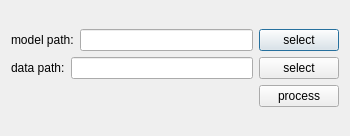
<?xml version="1.0" encoding="UTF-8"?>
<ui version="4.0">
 <class>SSIMDlg</class>
 <widget class="QDialog" name="SSIMDlg">
  <property name="geometry">
   <rect>
    <x>0</x>
    <y>0</y>
    <width>350</width>
    <height>136</height>
   </rect>
  </property>
  <property name="windowTitle">
   <string>Dialog</string>
  </property>
  <layout class="QVBoxLayout" name="verticalLayout_2">
   <item>
    <layout class="QVBoxLayout" name="verticalLayout">
     <item>
      <layout class="QHBoxLayout" name="horizontalLayout">
       <item>
        <widget class="QLabel" name="labelModelPath">
         <property name="text">
          <string>model path:</string>
         </property>
        </widget>
       </item>
       <item>
        <widget class="QLineEdit" name="lineEditModelPath"/>
       </item>
       <item>
        <widget class="QPushButton" name="btnSelectModelPath">
         <property name="text">
          <string>select</string>
         </property>
        </widget>
       </item>
      </layout>
     </item>
     <item>
      <layout class="QHBoxLayout" name="horizontalLayout_2">
       <item>
        <widget class="QLabel" name="labelDataPath">
         <property name="text">
          <string>data path:</string>
         </property>
        </widget>
       </item>
       <item>
        <widget class="QLineEdit" name="lineEditDataPath"/>
       </item>
       <item>
        <widget class="QPushButton" name="btnSelectDataPath">
         <property name="text">
          <string>select</string>
         </property>
        </widget>
       </item>
      </layout>
     </item>
     <item>
      <layout class="QHBoxLayout" name="horizontalLayout_3">
       <item>
        <spacer name="horizontalSpacer">
         <property name="orientation">
          <enum>Qt::Horizontal</enum>
         </property>
         <property name="sizeHint" stdset="0">
          <size>
           <width>138</width>
           <height>20</height>
          </size>
         </property>
        </spacer>
       </item>
       <item>
        <widget class="QPushButton" name="btnProcess">
         <property name="text">
          <string>process</string>
         </property>
        </widget>
       </item>
      </layout>
     </item>
    </layout>
   </item>
  </layout>
 </widget>
 <resources/>
 <connections/>
</ui>
